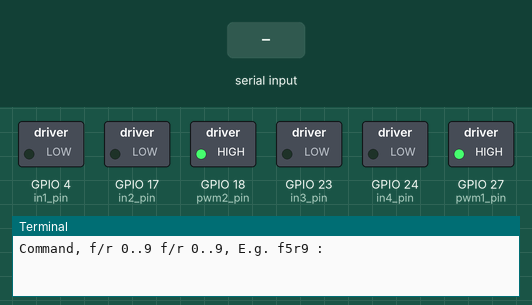
A program run on a simulated Raspberry Pi (BCM pin numbers). Shown: switched loads named in the program (green lamp = pin HIGH), the last lines printed to the terminal. Inputs (shaded band) come from the test bench. At 1.3 s the program stops and its outputs stay as they are.

Above: at 0.11 s.
At 1.2 s:
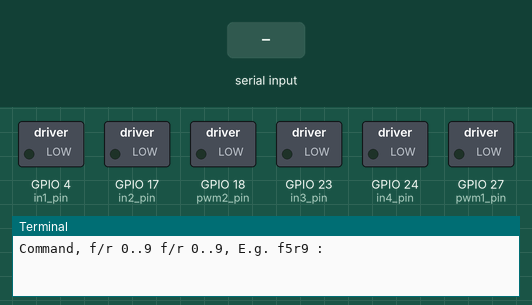
1.3 s: "q" typed at the terminal
At 2.2 s:
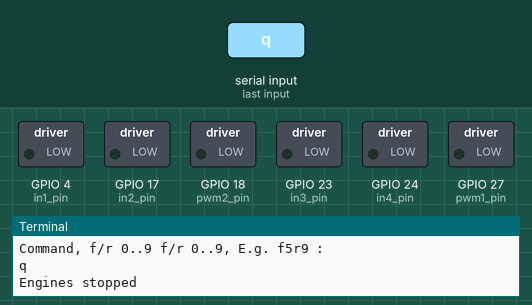
Timing chart, 0 to 2.8 s (numbered marks = the images above; inputs shaded):
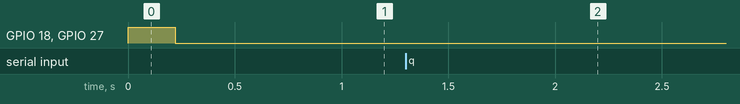

The program:

motor.py
```python
# This script is to control two motors with commands from the keyboard. We use the L293D chip for the motor control. The enabling is done via PWM, we use PIN #21/27 and PIN #18 from the GPIO as PWM pins.
# For IN1, IN2, IN3 and IN4 we use the pins #4, #17, #23 and #24.
# YOU NEED TO RUN THE SCRIPT AS SUDO!
# The commands to steer the motors look like f/r 0..9 f/r 0..9 for example f8r9 (and press ENTER)
# The first two digits are for the first motor (connected to OUT1 and OUT2), f meaning clockwise, r meaning counter-clockwise, the number between 0 and 9 indicating the speed.
# The same principle is for the last two digits and the second motor.
# You can end the program by typing q (and ENTER)

import RPi.GPIO as io
# mode is set to BCM numbering
io.setmode(io.BCM)

# name the pins used
in1_pin = 4
in2_pin = 17
in3_pin = 23
in4_pin = 24
pwm1_pin = 27 # this number depends on your version of the Pi. If it's Model A it should be 21
pwm2_pin = 18

# set the pins as output pins
io.setup(in1_pin, io.OUT)
io.setup(in2_pin, io.OUT)
io.setup(in3_pin, io.OUT)
io.setup(in4_pin, io.OUT)
io.setup(pwm1_pin, io.OUT)
io.setup(pwm2_pin, io.OUT)

# set and start the PWM pins
p1 = io.PWM(pwm1_pin, 0.5)
p2 = io.PWM(pwm2_pin, 0.5)
p1.start(11)
p2.start(11)

# methods for turning the motors clockwise and counter-clockwise for both motors seperately
def clockwise1():
	io.output(in1_pin, True)
	io.output(in2_pin, False)

def counter_clockwise1():
	io.output(in1_pin, False)
	io.output(in2_pin, True)

def clockwise2():
	io.output(in3_pin, True)
	io.output(in4_pin, False)

def counter_clockwise2():
	io.output(in3_pin, False)
	io.output(in4_pin,True)

# main loop, asking for input and calling the methods above to steer
while True:
	# Wait for input
	cmd = raw_input("Command, f/r 0..9 f/r 0..9, E.g. f5r9 :")
	# stop if input is q
	if cmd[0]=="q":
		break

	# get directions
	direction1 = cmd[0]
	direction2 = cmd[2]
	# set directions
	if direction1 == "f":
		clockwise1()
	else:
		counter_clockwise1()

	if direction2 == "f":
		clockwise2()
	else:
		counter_clockwise2()

	# get speed
	speed1 = int(cmd[1]) * 11
	speed2 = int(cmd[3]) * 11
	# set speed
	p1.ChangeDutyCycle(speed1)
	p2.ChangeDutyCycle(speed2)

# Just to make sure it left the loop
print "Engines stopped"

# stop the PWM
p1.stop()
p2.stop()

# clean up the GPIO
io.cleanup()
```

Measured:
- after the input at 1.3 s, GPIO 18 (pwm2_pin), GPIO 27 (pwm1_pin): stays LOW (without the input it goes to HIGH after 0.70 s)
